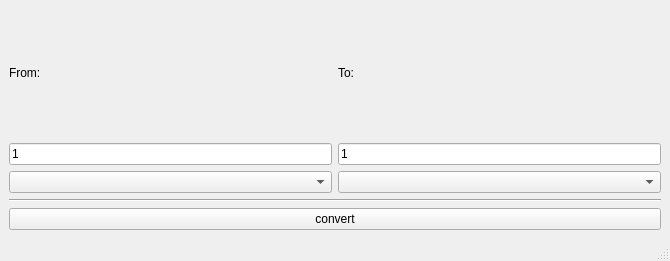
<?xml version="1.0" encoding="UTF-8"?>
<ui version="4.0">
 <class>MainWindow</class>
 <widget class="QMainWindow" name="MainWindow">
  <property name="geometry">
   <rect>
    <x>0</x>
    <y>0</y>
    <width>670</width>
    <height>261</height>
   </rect>
  </property>
  <property name="windowTitle">
   <string>MainWindow</string>
  </property>
  <widget class="QWidget" name="centralwidget">
   <layout class="QVBoxLayout" name="verticalLayout">
    <item>
     <layout class="QHBoxLayout" name="horizontalLayout">
      <item>
       <widget class="QLabel" name="label_from">
        <property name="text">
         <string>From:</string>
        </property>
       </widget>
      </item>
      <item>
       <widget class="QLabel" name="label_to">
        <property name="text">
         <string>To:</string>
        </property>
       </widget>
      </item>
     </layout>
    </item>
    <item>
     <layout class="QHBoxLayout" name="horizontalLayout_2">
      <item>
       <widget class="QLineEdit" name="cur_from">
        <property name="cursor">
         <cursorShape>ForbiddenCursor</cursorShape>
        </property>
        <property name="text">
         <string>1</string>
        </property>
        <property name="readOnly">
         <bool>true</bool>
        </property>
       </widget>
      </item>
      <item>
       <widget class="QLineEdit" name="cur_to">
        <property name="cursor">
         <cursorShape>ForbiddenCursor</cursorShape>
        </property>
        <property name="text">
         <string>1</string>
        </property>
        <property name="readOnly">
         <bool>true</bool>
        </property>
       </widget>
      </item>
     </layout>
    </item>
    <item>
     <layout class="QHBoxLayout" name="horizontalLayout_3">
      <item>
       <widget class="QComboBox" name="nation_from"/>
      </item>
      <item>
       <widget class="QComboBox" name="nation_to"/>
      </item>
     </layout>
    </item>
    <item>
     <widget class="Line" name="line">
      <property name="orientation">
       <enum>Qt::Horizontal</enum>
      </property>
     </widget>
    </item>
    <item>
     <widget class="QPushButton" name="convert_btn">
      <property name="text">
       <string>convert</string>
      </property>
     </widget>
    </item>
   </layout>
  </widget>
  <widget class="QMenuBar" name="menubar">
   <property name="geometry">
    <rect>
     <x>0</x>
     <y>0</y>
     <width>670</width>
     <height>21</height>
    </rect>
   </property>
  </widget>
  <widget class="QStatusBar" name="statusbar"/>
 </widget>
 <resources/>
 <connections/>
</ui>
